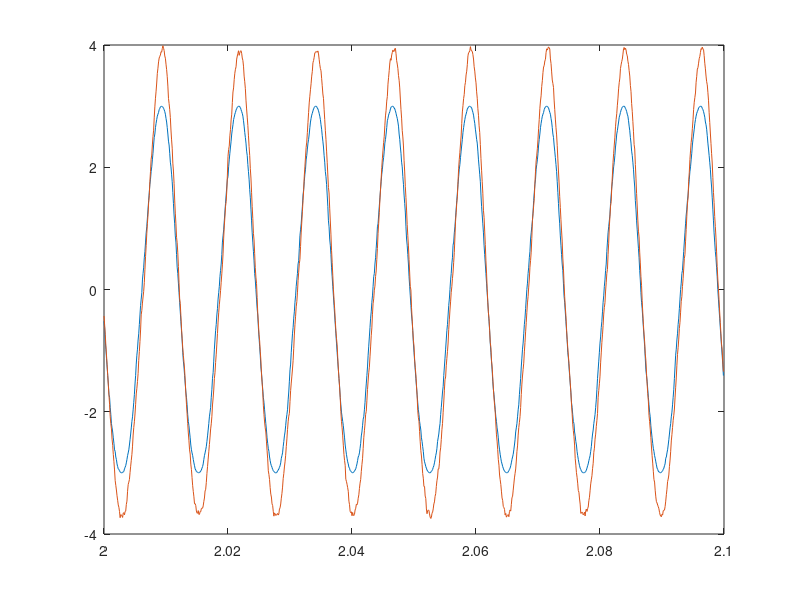
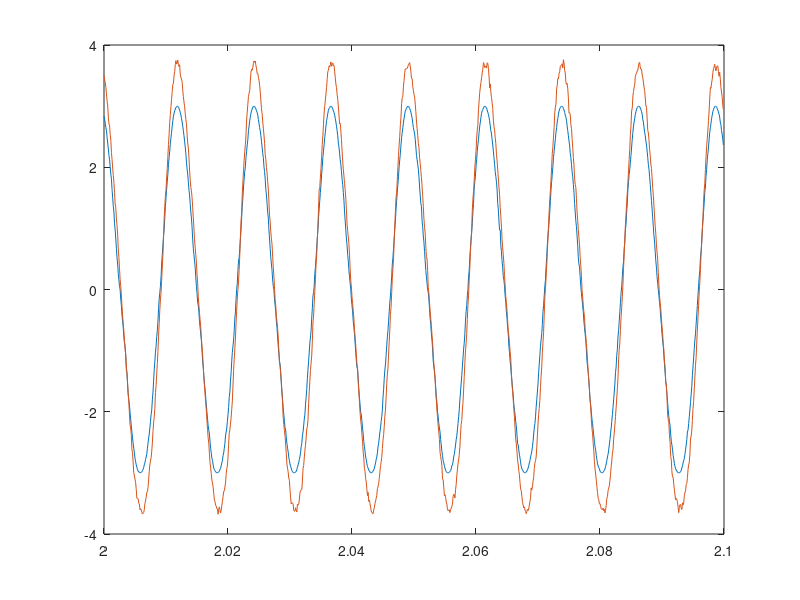
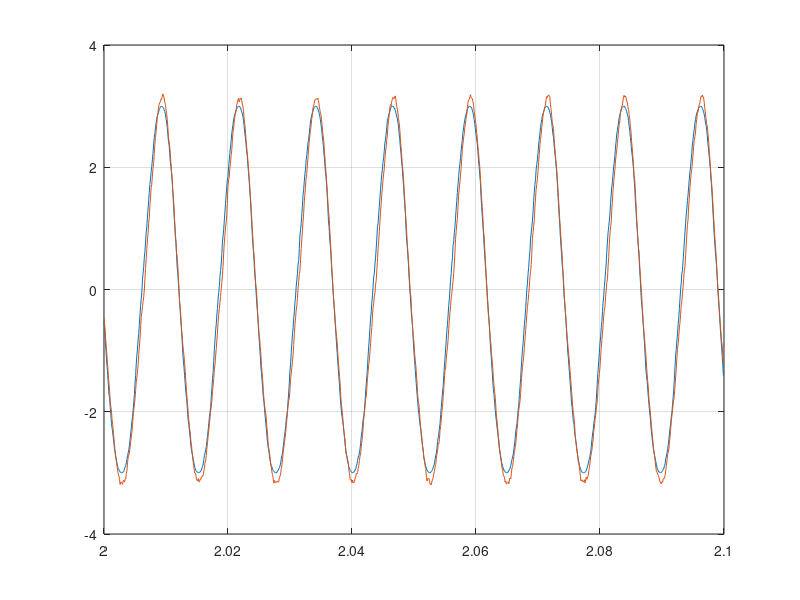
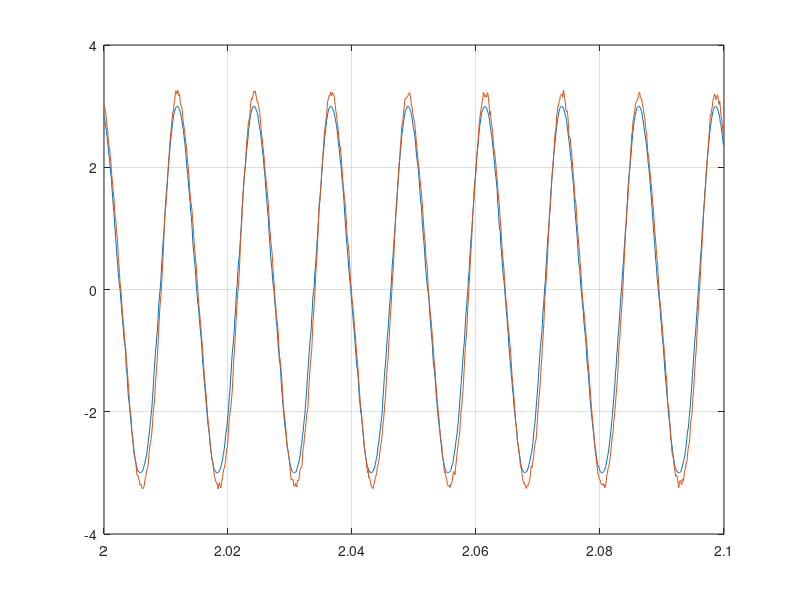

Write the MATLAB code that produced these figures, in order.
close all;

A=load('2-Ia.txt');
B=load('2-Ib.txt');
x=2:0.0001:(2.1-0.0001);
y1=A(1:1000,1)/1000;
y2=A(18:1017,2)/1000;
y3=B(1:1000,1)/1000;
y4=B(18:1017,2)/1000;
figure(1)
plot(x,y1);
hold on;
plot(x,y2);

 figure(2)
 plot(x,y3);
 hold on;
 plot(x,y4);


max2=max(y2); min2=min(y2);
if (max2>-min(y2))
y2_shift=y2-(max2+min2)/2;
else
y2_shift=y2+(max2+min2)/2;
end
y2_shift=y2_shift/max2*3.3;

max4=max(y4); min4=min(y4);
if (max4>-min(y4))
y4_shift=y4-(max4+min4)/2;
else
y4_shift=y4+(max4+min4)/2;
end
y4_shift=y4_shift/max4*3.3;

figure(3)
plot(x,y1);
hold on;
plot(x,y2_shift);
grid on;

figure(4)
plot(x,y3);
hold on;
plot(x,y4_shift);
grid on;
